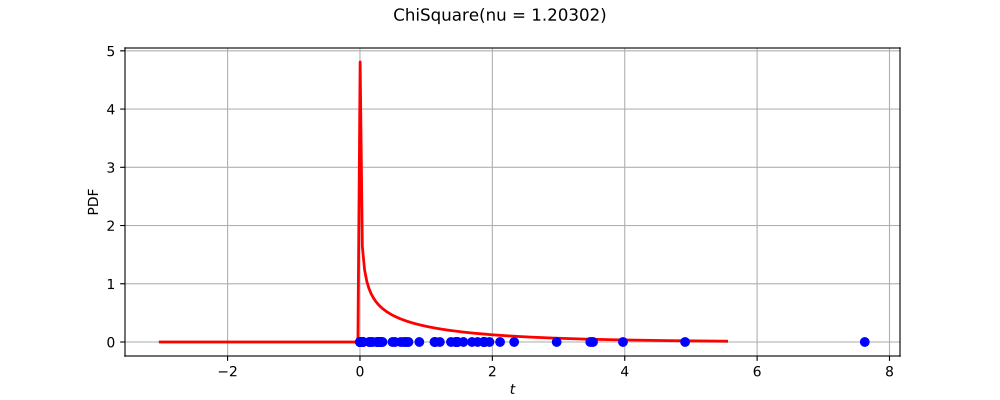

Here is the Python script that generated this plot:
import openturns as ot
from matplotlib import pyplot as plt
from openturns.viewer import View
ot.RandomGenerator.SetSeed(0)
factory = ot.ChiSquareFactory()
ref = factory.build()
dimension = ref.getDimension()
if dimension <= 2:
    sample = ref.getSample(50)
    distribution = factory.build(sample)
    if dimension == 1:
        distribution.setDescription(['$t$'])
        pdf_graph = distribution.drawPDF(256)
        cloud = ot.Cloud(sample, ot.NumericalSample(sample.getSize(), 1))
        cloud.setColor('blue')
        cloud.setPointStyle('fcircle')
        pdf_graph.add(cloud)
        fig = plt.figure(figsize=(10, 4))
        plt.suptitle(str(distribution))
        pdf_axis = fig.add_subplot(111)
        View(pdf_graph, figure=fig, axes=[pdf_axis], add_legend=False)
    else:
        sample = ref.getSample(500)
        distribution.setDescription(['$t_0$', '$t_1$'])
        pdf_graph = distribution.drawPDF([256]*2)
        cloud = ot.Cloud(sample)
        cloud.setColor('red')
        cloud.setPointStyle('fcircle')
        pdf_graph.add(cloud)
        fig = plt.figure(figsize=(10, 4))
        plt.suptitle(str(distribution))
        pdf_axis = fig.add_subplot(111)
        View(pdf_graph, figure=fig, axes=[pdf_axis], add_legend=False)
